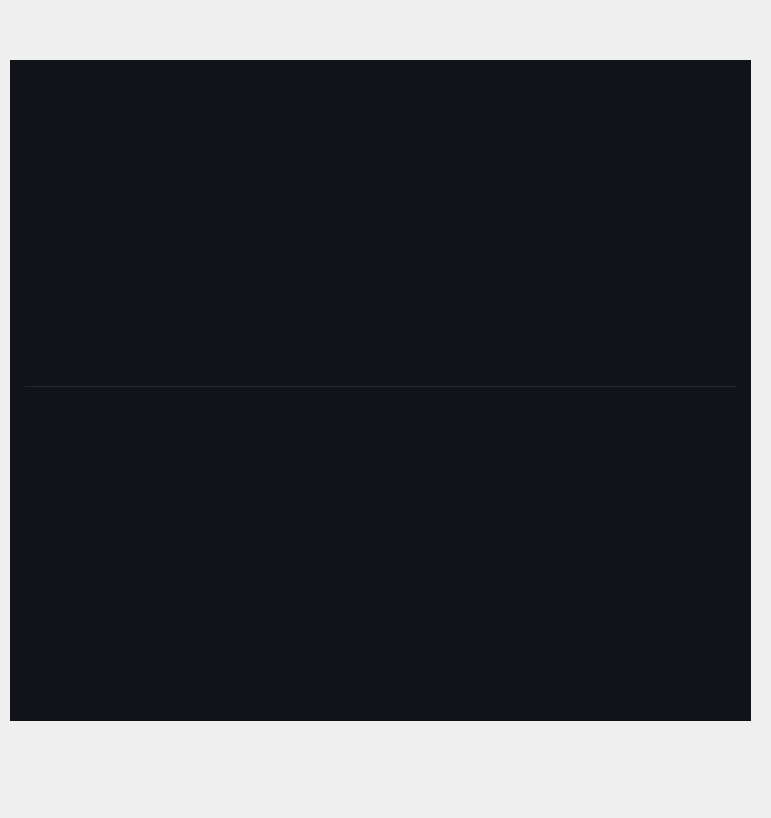
<?xml version="1.0" encoding="UTF-8"?>
<ui version="4.0">
 <class>Form</class>
 <widget class="QWidget" name="Form">
  <property name="geometry">
   <rect>
    <x>0</x>
    <y>0</y>
    <width>771</width>
    <height>818</height>
   </rect>
  </property>
  <property name="windowTitle">
   <string>Form</string>
  </property>
  <widget class="QFrame" name="Column">
   <property name="geometry">
    <rect>
     <x>10</x>
     <y>60</y>
     <width>741</width>
     <height>661</height>
    </rect>
   </property>
   <property name="sizePolicy">
    <sizepolicy hsizetype="Fixed" vsizetype="Preferred">
     <horstretch>10</horstretch>
     <verstretch>0</verstretch>
    </sizepolicy>
   </property>
   <property name="minimumSize">
    <size>
     <width>50</width>
     <height>50</height>
    </size>
   </property>
   <property name="styleSheet">
    <string notr="true">background-color:rgba(16,19,23,255);</string>
   </property>
   <layout class="QVBoxLayout" name="verticalLayout_2" stretch="4">
    <property name="spacing">
     <number>0</number>
    </property>
    <property name="leftMargin">
     <number>0</number>
    </property>
    <property name="topMargin">
     <number>0</number>
    </property>
    <property name="rightMargin">
     <number>0</number>
    </property>
    <property name="bottomMargin">
     <number>0</number>
    </property>
    <item>
     <widget class="QFrame" name="requests_layout">
      <property name="styleSheet">
       <string notr="true">QListWidget {
background:transparent;
border:none;
}


QListWidget::item
{
    background:none; 
}
QListWidget::item:selected
{
    background: none;
}

QScrollBar:vertical {
           border:none;
            width:10px;
             height:20px;
                                                            
  }
                                                        
 QScrollBar::up-arrow:vertical, QScrollBar::down-arrow:vertical
 {
         heigth:0;
 }
QScrollBar::add-page:vertical, QScrollBar::sub-page:vertical
 {
               background: none;
 }
  QScrollBar::add-line:vertical {
               height: 0px;
  }
 QScrollBar::sub-line:vertical {
 				height: 0px;
 }
QScrollBar::handle:vertical {
               background: orange;
                min-height:10px;
                 border-radius: 5px;
 }</string>
      </property>
      <layout class="QVBoxLayout" name="verticalLayout_3">
       <property name="spacing">
        <number>7</number>
       </property>
       <property name="leftMargin">
        <number>15</number>
       </property>
       <property name="topMargin">
        <number>0</number>
       </property>
       <property name="rightMargin">
        <number>15</number>
       </property>
       <property name="bottomMargin">
        <number>0</number>
       </property>
       <item>
        <widget class="QListWidget" name="my_requests">
         <property name="minimumSize">
          <size>
           <width>200</width>
           <height>0</height>
          </size>
         </property>
         <property name="styleSheet">
          <string notr="true">QListWidget {
border:1px solid rgba(38,40,45,255);
border-left:none;
border-right:none;
border-top:none;
}

</string>
         </property>
         <property name="verticalScrollBarPolicy">
          <enum>Qt::ScrollBarAsNeeded</enum>
         </property>
        </widget>
       </item>
       <item>
        <widget class="QListWidget" name="others_request">
         <property name="minimumSize">
          <size>
           <width>200</width>
           <height>0</height>
          </size>
         </property>
         <property name="styleSheet">
          <string notr="true"/>
         </property>
         <property name="verticalScrollBarPolicy">
          <enum>Qt::ScrollBarAsNeeded</enum>
         </property>
        </widget>
       </item>
      </layout>
     </widget>
    </item>
   </layout>
  </widget>
 </widget>
 <resources>
  <include location="../res-rec.qrc"/>
 </resources>
 <connections/>
</ui>
